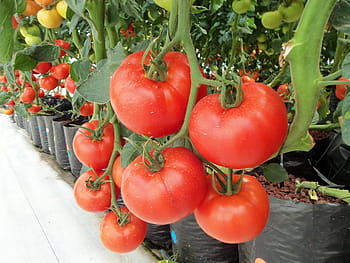
#> input picture build-model-using-custom-data/images-tests/tomato-test-6.jpg, 350 x 263 px
$ jupyter execute gen-object-detect-recog-multiple.ipynb
#> lines starting #> are read from the running program, lines starting #| are printed output that depends on the picture; after the words box and inside, x2 and y2 are one past the last pixel; in counts of white or black regions, pixels touching at a corner belong together
[cell 1]
import cv2

[cell 2]
image = cv2.imread("images-tests/tomato-test-6.jpg")
#> image is the input picture: shape (263, 350, 3); mean B, G, R 85.1, 114.9, 150.6
gray = cv2.cvtColor(image, cv2.COLOR_BGR2GRAY)
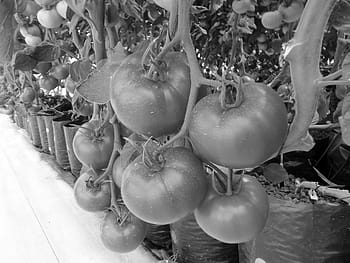
#> gray: shape (263, 350); min 0, max 255, mean 122.2

[cell 3]
haarcascade_object1 = cv2.CascadeClassifier("model/cascade-tomato-03.xml")
object1 = haarcascade_object1.detectMultiScale(gray, 1.3, 5)
#> object1 = 14 rows, first 6: [311, 123, 33, 33], [255, 120, 35, 35], [252, 198, 36, 36], [143, 223, 32, 32], [245, 7, 50, 50], [242, 38, 46, 46]

haarcascade_object2 = cv2.CascadeClassifier(cv2.data.haarcascades + "haarcascade_frontalface_default.xml")
object2 = haarcascade_object2.detectMultiScale(gray, 1.3, 5)
#> object2 = ()

[cell 4]
for (x,y,w,h) in object1:
    cv2.rectangle(image,(x,y),(x+w,y+h),(255,0,0),2)
#> this loop made 14 passes
#> (x, y, w, h) on passes 1 to 12: (311, 123, 33, 33), (255, 120, 35, 35), (252, 198, 36, 36), (143, 223, 32, 32), (245, 7, 50, 50), (242, 38, 46, 46), (266, 75, 73, 73), (180, 146, 69, 69), (250, 137, 67, 67), (136, 193, 68, 68), (186, 10, 70, 70), (89, 177, 81, 81)
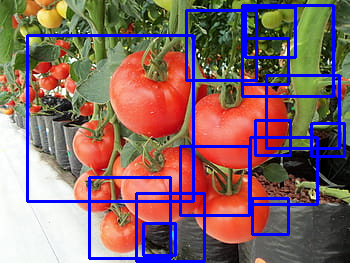
#> image: shape (263, 350, 3); 11.18% of pixels changed, all inside (x1, y1, x2, y2) = (26, 4, 346, 263)

for (x,y,w,h) in object2:
    cv2.rectangle(image,(x,y),(x+w,y+h),(255,0,0),2)
#> this loop made 0 passes

[cell 5]
print (("Number Of Object 1 Detected ="), len(object1))
#| Number Of Object 1 Detected = 14
print (("Number Of Object 2 Detected ="), len(object2))
#| Number Of Object 2 Detected = 0

cv2.imshow("Detected", image)
cv2.waitKey(0)
#> Out = 27

$ run again, with build-model-using-custom-data/images-tests/tomato-test-1.jpg copied over build-model-using-custom-data/images-tests/tomato-test-6.jpg
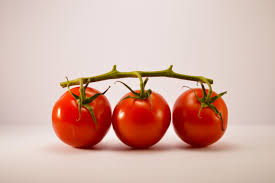
#> input picture build-model-using-custom-data/images-tests/tomato-test-1.jpg, 275 x 183 px
#> image is the input picture: shape (183, 275, 3); mean B, G, R 165.9, 177.1, 213.5
#> `gray = cv2.cvtColor(image, cv2.COLOR_BGR2GRAY)`:
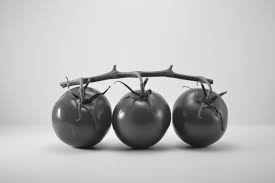
#> gray: shape (183, 275); min 3, max 254, mean 186.7
#> object1 = [[60, 67, 32, 32], [172, 81, 62, 62], [115, 85, 65, 65]]
#> object2 = ()
#> the loop `for (x,y,w,h) in object1:` made 3 passes
#> after the loop `for (x,y,w,h) in object1:`:
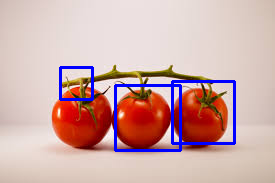
#> image: shape (183, 275, 3); 3.73% of pixels changed, all inside (x1, y1, x2, y2) = (59, 66, 236, 152)
#| Number Of Object 1 Detected = 3
#| Number Of Object 2 Detected = 0
#> Out = 27

$ run again, with build-model-using-custom-data/images-tests/tomato-test-3.jpg copied over build-model-using-custom-data/images-tests/tomato-test-6.jpg
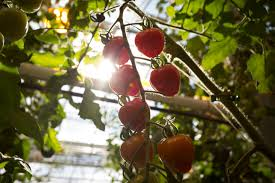
#> input picture build-model-using-custom-data/images-tests/tomato-test-3.jpg, 275 x 183 px
#> image is the input picture: shape (183, 275, 3); mean B, G, R 65.5, 102.7, 110
#> `gray = cv2.cvtColor(image, cv2.COLOR_BGR2GRAY)`:
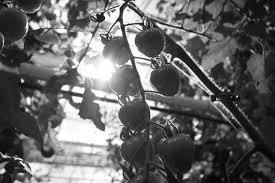
#> gray: shape (183, 275); min 1, max 255, mean 100.6
#> object1 = [[138, 12, 53, 53], [151, 56, 48, 48], [109, 80, 78, 78], [105, 42, 70, 70], [157, 77, 70, 70]]
#> object2 = ()
#> the loop `for (x,y,w,h) in object1:` made 5 passes
#> after the loop `for (x,y,w,h) in object1:`:
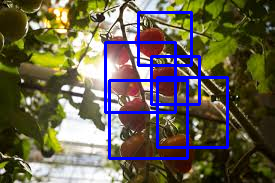
#> image: shape (183, 275, 3); 7.28% of pixels changed, all inside (x1, y1, x2, y2) = (104, 11, 229, 160)
#| Number Of Object 1 Detected = 5
#| Number Of Object 2 Detected = 0
#> Out = 27
